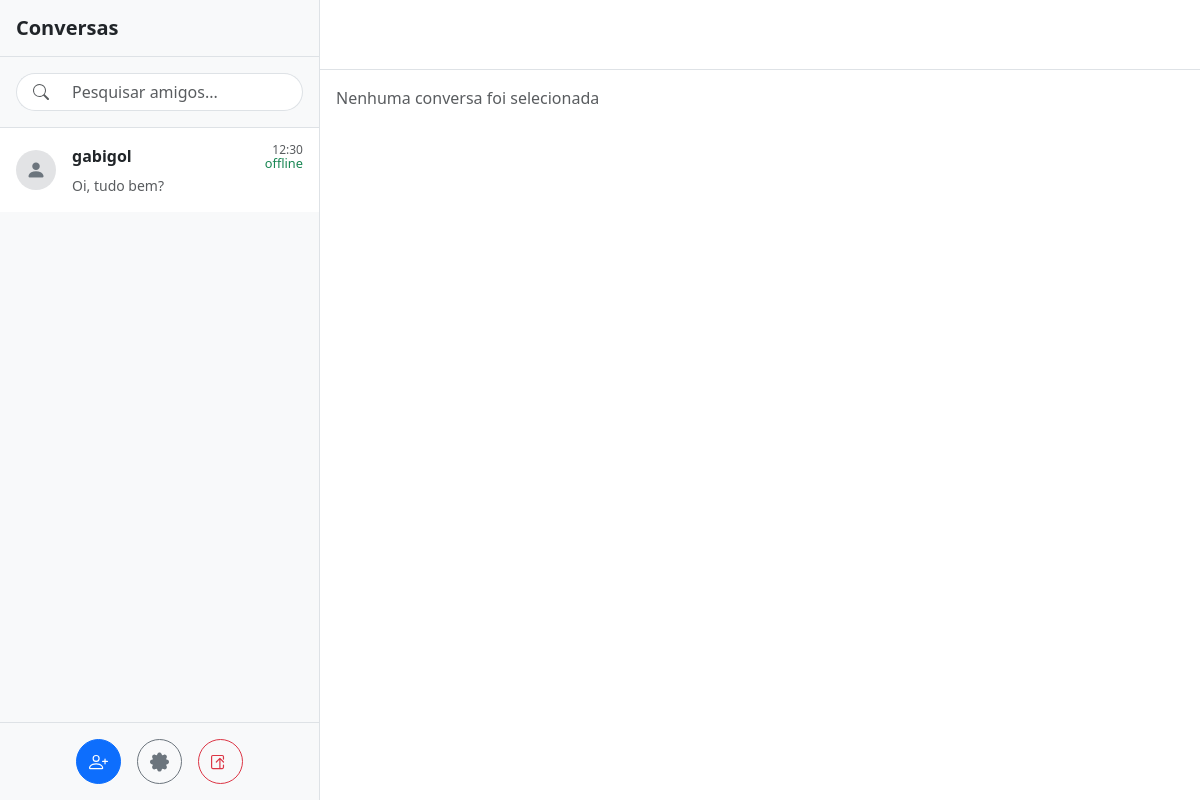
Before: /chat/home/ (signed in) with the older database file.
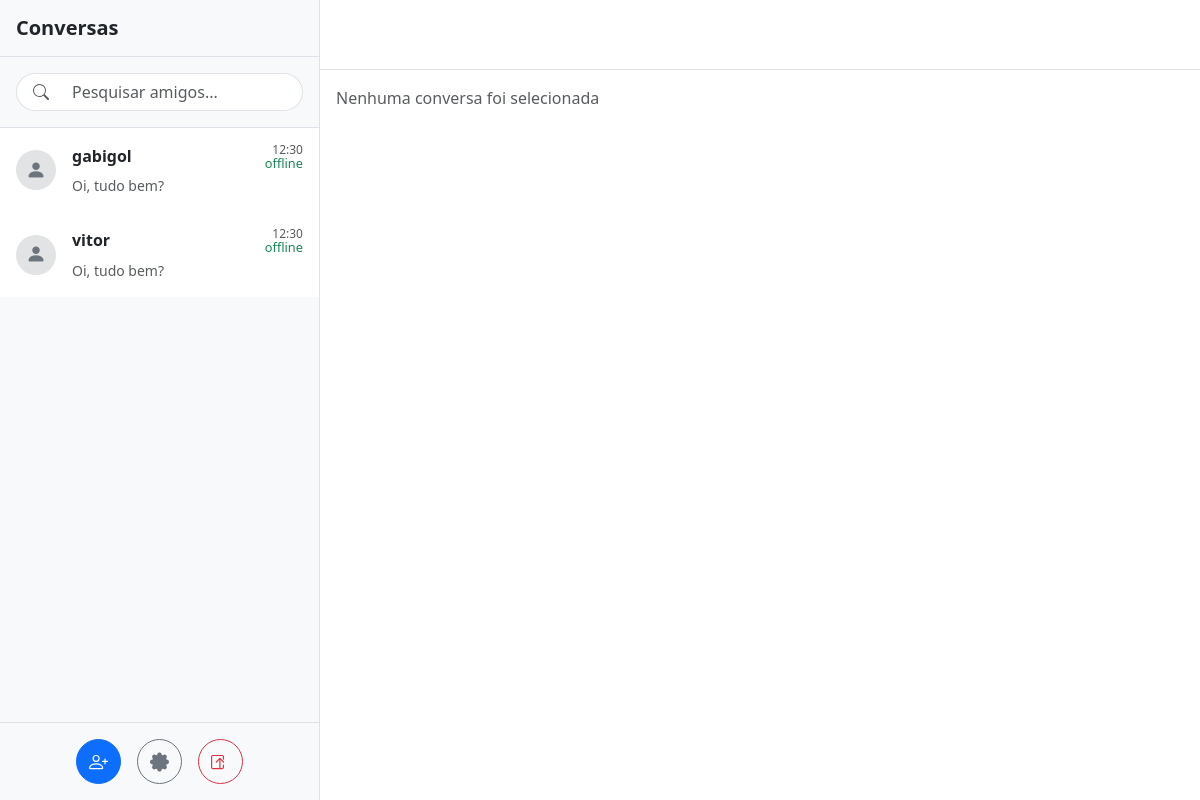
After: the same page with the newer database file.
### friend/models.py (models this page shows)
class Friend(models.Model):
    user = models.ForeignKey(User, on_delete=models.CASCADE, related_name="friends")
    friend = models.ForeignKey(User, on_delete=models.CASCADE)
    room = models.ForeignKey(Room, on_delete=models.CASCADE)
    class Meta:
        constraints = [
            models.UniqueConstraint(
                fields=["user", "friend"],
                name="unique_friendship"
            )
        ]

### chat/views.py (the view)
# urls.py: path("home/", HomeView.as_view(), name="home"),
class HomeView(LoginRequiredMixin, TemplateView):
    template_name = "index.html"
    def get_context_data(self, **kwargs):
        context = super().get_context_data(**kwargs)
        friends = self.request.user.friends.all()
        for friend in friends:
            friend.is_online = friend.friend.id in ONLINE_USERS
        context["friends"] = friends
        context["friends_requests"] = self.request.user.sent_requests.filter(accepted=False)
        return context

### chat/templates/index.html (shortened to what the changed rows need)
{% load static %}
<!DOCTYPE html>
<html lang="pt-BR">
<head>
    <link href="https://cdn.jsdelivr.net/npm/bootstrap@5.3.3/dist/css/bootstrap.min.css" rel="stylesheet">
    <link rel="stylesheet" href="https://cdn.jsdelivr.net/npm/bootstrap-icons@1.11.3/font/bootstrap-icons.min.css">
</head>
<body class="bg-white">
    <div class="d-flex vh-100 overflow-hidden">
        <aside class="bg-light border-end d-flex flex-column h-100 flex-shrink-0" style="width:320px;min-width:320px;">
            <div class="list-group list-group-flush overflow-auto flex-grow-1">
                {% for friend in friends %}
                    <a onclick="OpenSocket('{{ friend.room.name|escapejs }}'); ChangeStatusBar('{{ friend.friend.username|escapejs }}', '{{ friend.friend.id|escapejs }}');" class="list-group-item list-group-item-action py-3 border-0 cursor-pointer">
                        <div class="d-flex align-items-center cursor-pointer">
                            <div class="rounded-circle me-3 flex-shrink-0 bg-secondary-subtle d-flex align-items-center justify-content-center text-secondary" style="width:40px;height:40px;">
                                <i class="bi bi-person-fill fs-5"></i>
                            </div>
                            <div class="text-truncate w-100">
                                <div class="d-flex justify-content-between align-items-start">
                                    <strong class="text-dark">{{ friend.friend.username|escapejs }}</strong>
                                    <div class="d-flex flex-column align-items-end ms-2" style="min-width: fit-content;">
                                        <small class="text-muted" style="font-size:0.75rem; line-height: 1;">12:30</small>
                                        <small id="status-{{ friend.friend.id }}" class="text-success" style="font-size:0.80rem; line-height: 1.2; font-weight: 500;">{% if friend.is_online %}online{% else %}offline{% endif %}</small>
                                    </div>
                                </div>
                                <small class="text-muted text-truncate d-block mt-1">Oi, tudo bem?</small>
                            </div>
                        </div>
                    </a>
                {% empty %}
                    <div class="p-4 text-center text-muted small">Nenhuma conversa encontrada.</div>
                {% endfor %}
            </div>
        </aside>
    </div>
</body>
</html>

Changed rows visible on the page:
added Friend: friend.username "vitor", shows "offline"
